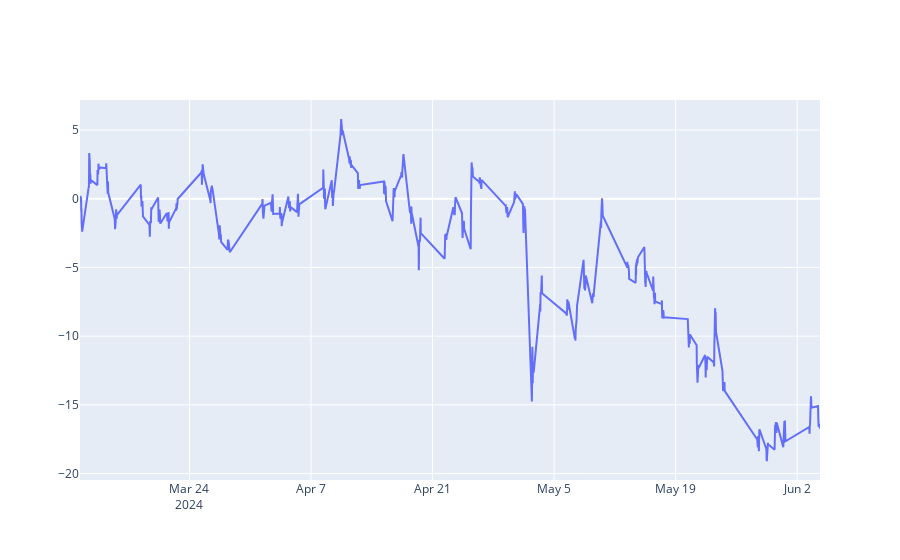

Write notebook code for a chart like this one.
### Code cell
# Plot the difference between the two tickers

fig = go.Figure()
fig.add_trace(go.Scatter(x=tsm_qcom_dif.index, y=tsm_qcom_dif, name='TSM-QCOM'))

fig.show()

### Figure 1 — Plotly figure (JSON) as saved in the notebook; plotly's stock layout.template omitted (floating-point values rounded to 4 significant figures; data arrays with more than 128 entries replaced by an {"elided": "..."} marker saying what was removed)
{"data": [{"name": "TSM-QCOM", "type": "scatter", "x": {"elided": "779 str values"}, "y": {"elided": "779 float values"}}], "layout": {}}
